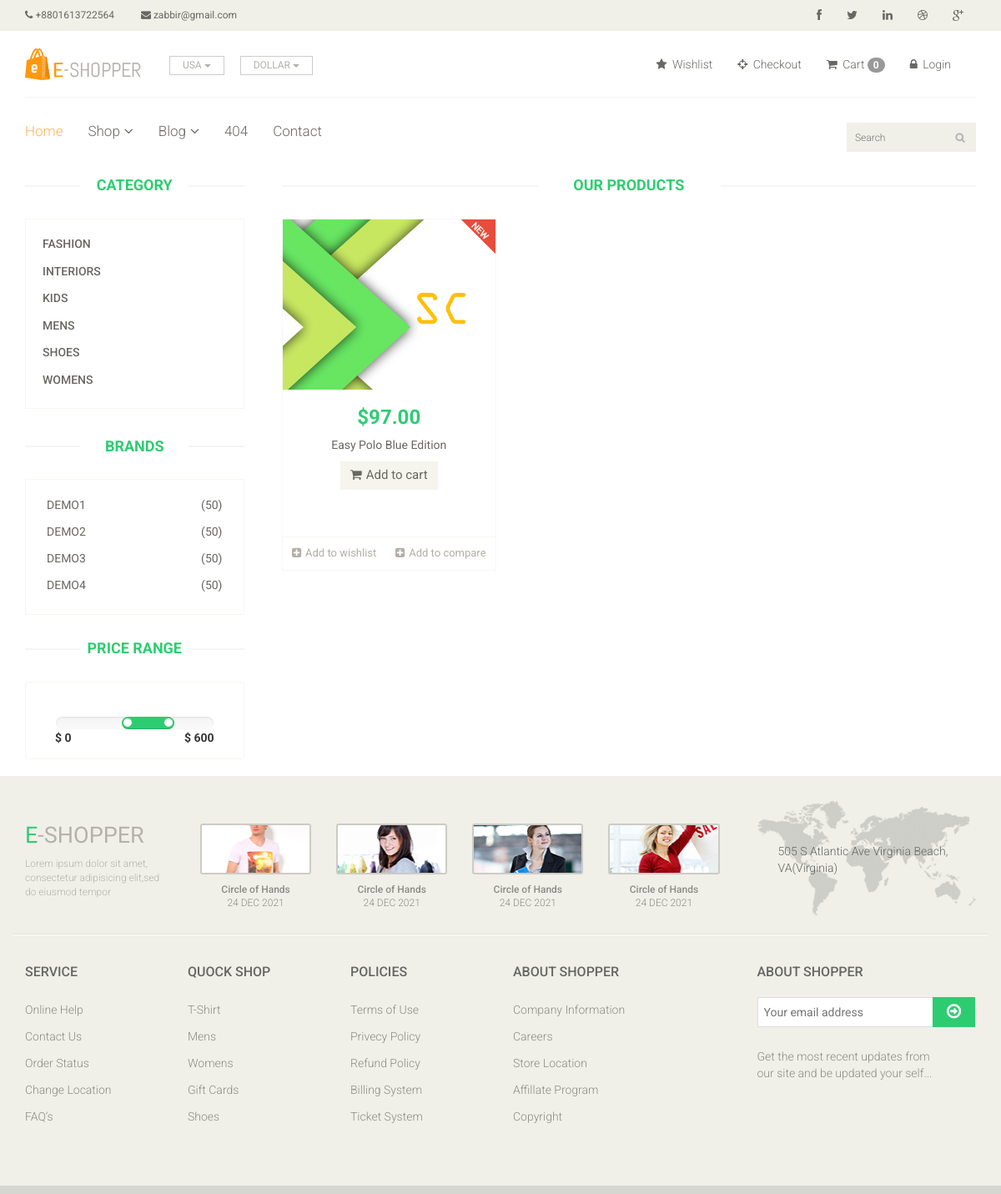
/productby-brand.php?products_by_brand=9&show_products, run on the app's committed database.
### tables this page shows
CREATE TABLE `category_table` (
  `categoryId` int(11) NOT NULL,
  `category` varchar(55) NOT NULL
);

CREATE TABLE `brand_table` (
  `brandId` int(11) NOT NULL,
  `brandName` varchar(55) NOT NULL
);

CREATE TABLE `products_table` (
  `productId` int(11) NOT NULL,
  `productName` varchar(55) NOT NULL,
  `brandId` int(11) NOT NULL,
  `categoryId` int(11) NOT NULL,
  `price` float(11,2) NOT NULL,
  `products_details` varchar(255) NOT NULL,
  `image` varchar(55) NOT NULL,
  `productCode` varchar(55) NOT NULL,
  `type` int(11) NOT NULL,
  `postTime` datetime NOT NULL DEFAULT current_timestamp() ON UPDATE current_timestamp(),
  `author` varchar(55) NOT NULL
);

### libs/Database.php (called while the page is built, shortened)
<?php
class Database{
    public $host   = DB_HOST;
    public $user   = DB_USER;
    public $pass   = DB_PASS;
    public $dbname = DB_NAME;
    public $link;
    public function dbConnect(){
        $this->link = new mysqli($this->host, $this->user, $this->pass, $this->dbname);
    }
    public function readData($query){
        $result = $this->link->query($query) or die($this->link->error.__LINE__);
        if($result->num_rows > 0){
            return $result;
        }
        else {
            return false;
        }
    }
}
?>

### libs/Category.php (called while the page is built, shortened)
<?php
class Category{
	private $db;
 	public function __construct(){
 		$this->db = new Database();
 	}
 	public function getAllCat(){
 		$query = "SELECT * FROM category_table ORDER BY category ASC";
 		$result = $this->db->readData($query);
 		return $result;
 	}
}
?>

### libs/Brand.php (called while the page is built, shortened)
<?php
class Brand{
	private $db;
 	public function __construct(){
 		$this->db = new Database();
 	}
 	public function getAllBrand(){
 		$query = "SELECT * FROM brand_table ORDER BY brandId ASC";
 		$result = $this->db->readData($query);
 		return $result;
 	}
}
?>

### libs/Products.php (called while the page is built, shortened)
<?php
class Products{
	private $db;
 	public function __construct(){
 		$this->db = new Database();
 	}
    public function showProductsByBrand($brandId){
        $query = "SELECT * FROM products_table WHERE brandId = '$brandId'";
        $result = $this->db->readData($query);
        return $result;
    }
}
?>

### productby-brand.php (the view, shortened to what this page needs)
<?php include "include/header.php" ?>
<?php
	if (!isset($_GET['products_by_brand']) OR $_GET['products_by_brand'] == NULL ) {
        echo "<script>window.location='index.php';</script>";
    }
    else{
    	$brandId = $_GET['products_by_brand'];
        $getProductByBrand  = $pro->showProductsByBrand($brandId);
        $msg = "<div class='alert alert-danger alert-dismissible' role='alert'><strong>Oppos! </strong>No Products Are Available in this Brand.<button type='button' class='close' data-dismiss='alert' aria-label='Close'><span aria-hidden='true'>&times;</span></button></div>";
    }
?>
	<section>
		<div class="container">
			<div class="row">
				<div class="col-sm-3">
					<?php include "include/sidebar.php" ?>
				</div>
				<div class="col-sm-9 padding-right">
					<div class="features_items">
						<h2 class="title text-center">Our Products</h2>
						<?php
							if ($getProductByBrand) {
								while ($productValue = $getProductByBrand->fetch_assoc()) {
						?>
						<div class="col-sm-4">
							<div class="product-image-wrapper">
								<div class="single-products">
									<div class="productinfo text-center">
										<img src="admin/<?php echo $productValue['image']; ?>" alt="" />
										<h2>$<?php echo $productValue['price']; ?></h2>
										<a href="product-details.php?single_product_details=<?php echo $productValue['productId']; ?>">
											<p><?php echo $productValue['productName']; ?></p>
										</a>
										<a href="product-details.php?single_product_details=<?php echo $productValue['productId']; ?>&add-to-cart" class="btn btn-default add-to-cart"><i class="fa fa-shopping-cart"></i>Add to cart</a>
									</div>
									<div class="product-overlay">
										<div class="overlay-content">
										</div>
									</div>
									<?php if ($productValue['type'] == 0 ) {
									?>
									<img src="images/home/new.png" class="new" alt="" />
								<?php } ?>
								</div>
								<div class="choose">
									<ul class="nav nav-pills nav-justified">
										<li><a href="#"><i class="fa fa-plus-square"></i>Add to wishlist</a></li>
										<li><a href="#"><i class="fa fa-plus-square"></i>Add to compare</a></li>
									</ul>
								</div>
							</div>
						</div>
						<?php } } else{ echo $msg;} ?>
					</div>
				</div>
			</div>
		</div>
	</section>
<?php include "include/footer.php" ?>

### include/sidebar.php (shortened to what this page needs)
<div class="left-sidebar">
	<h2>Category</h2>
	<div class="panel-group category-products" id="accordian">
		<?php
			$getCategory = $cat->getAllCat();
			if ($getCategory) {
				while ($value = $getCategory->fetch_assoc()) {
        ?>
		<div class="panel panel-default">
			<div class="panel-heading">
				<h4 class="panel-title"><a href="productby-category.php?products_by_category=<?php echo $value['categoryId']; ?>&show_products"><?php echo $value['category']; ?></a></h4>
			</div>
		</div>
	<?php } } ?>
	</div>
	<div class="brands_products">
		<h2>Brands</h2>
		<div class="brands-name">
			<ul class="nav nav-pills nav-stacked">
				<?php
                    $showBrand = $brand->getAllBrand();
                    if ($showBrand) {
                        while ($brandValue = $showBrand->fetch_assoc()) {
                ?>
				<li><a href="productby-brand.php?products_by_brand=<?php echo $brandValue['brandId']; ?>&show_products"> <span class="pull-right">(50)</span><?php echo $brandValue['brandName']; ?></a></li>
				<?php } }else{ ?>
				<li><a href="#"> <span class="pull-right">(0)</span>No Brand</a></li>
				<?php } ?>
			</ul>
		</div>
	</div>
	<div class="price-range">
		<h2>Price Range</h2>
		<div class="well text-center">
			 <input type="text" class="span2" value="" data-slider-min="0" data-slider-max="600" data-slider-step="5" data-slider-value="[250,450]" id="sl2" ><br />
			 <b class="pull-left">$ 0</b> <b class="pull-right">$ 600</b>
		</div>
	</div>
</div>

### css/main.css (style rules this page uses)
body { font-family: 'Roboto', sans-serif; background:; position: relative; font-weight:400px; }
ul li { list-style: none; }
a { -webkit-transition: 300ms; -moz-transition: 300ms; -o-transition: 300ms; transition: 300ms; }
h1, h2, h3, h4, h5, h6 { font-family: 'Roboto', sans-serif; }
.category-products { border: 1px solid #F7F7F0; margin-bottom: 35px; padding-bottom: 20px; padding-top: 15px; }
.left-sidebar h2, .brands_products h2 { color: #2ecc71; font-family: 'Roboto', sans-serif; font-size: 18px; font-weight: 700; margin: 0 auto 30px; text-align: center; text-transform: uppercase; position: relative; z-index:3; }
.left-sidebar h2:after, h2.title:after { content: " "; position: absolute; border: 1px solid #f5f5f5; bottom:8px; left: 0; width: 100%; height: 0; z-index: -2; }
.left-sidebar h2:before { content: " "; position: absolute; background: #fff; bottom: -6px; width: 130px; height: 30px; z-index: -1; left: 50%; margin-left: -65px; }
h2.title:before { content: " "; position: absolute; background: #fff; bottom: -6px; width: 220px; height: 30px; z-index: -1; left: 50%; margin-left: -110px; }
.category-products .panel { background-color: #FFFFFF; border: 0px; border-radius: 0px; box-shadow:none; margin-bottom: 0px; }
.category-products .panel-default .panel-heading { background-color: #FFFFFF; border: 0 none; color: #FFFFFF; padding: 5px 20px; }
.category-products .panel-default .panel-heading .panel-title a { color: #696763; font-family: 'Roboto', sans-serif; font-size: 14px; text-decoration: none; text-transform: uppercase; }
.brands-name { border: 1px solid #F7F7F0; padding-bottom: 20px; padding-top: 15px; }
.brands-name .nav-stacked li a { background-color: #FFFFFF; color: #696763; font-family: 'Roboto', sans-serif; font-size: 14px; padding: 5px 25px; text-decoration: none; text-transform: uppercase; }
.price-range { margin-top:30px; }
.well { background-color: #FFFFFF; border: 1px solid #F7F7F0; border-radius: 4px; box-shadow: none; margin-bottom: 20px; min-height: 20px; padding: 35px; }
.padding-right { padding-right: 0; }
.features_items { overflow:hidden; }
h2.title { color: #2ecc71; font-family: 'Roboto', sans-serif; font-size: 18px; font-weight: 700; margin: 0 15px; text-transform: uppercase; margin-bottom: 30px; position: relative; }
.product-image-wrapper { border:1px solid #F7F7F5; overflow: hidden; margin-bottom:30px; }
.single-products { position: relative; }
.new, .sale { position: absolute; top: 0; right: 0; }
.productinfo h2 { color: #2ecc71; font-family: 'Roboto', sans-serif; font-size: 24px; font-weight: 700; }
.productinfo p { font-family: 'Roboto', sans-serif; font-size: 14px; font-weight: 400; color: #696763; }
.productinfo img { width: 100%; }
.productinfo { position:relative; height: 380px; }
.product-overlay { background:#2ecc71; top: 0; display: none; height: 0; position: absolute; transition: height 500ms ease 0s; width: 100%; display: block; opacity:; }
.product-overlay .overlay-content { bottom: 0; position: absolute; bottom: 0; text-align: center; width: 100%; }
.add-to-cart { background:#F5F5ED; border: 0 none; border-radius: 0; color: #696763; font-family: 'Roboto', sans-serif; font-size: 15px; margin-bottom: 25px; }
.add-to-cart i { margin-right:5px; }
.choose { border-top: 1px solid #F7F7F0; }
.choose ul li a { color: #B3AFA8; font-family: 'Roboto', sans-serif; font-size: 13px; padding-left: 0; padding-right: 0; }
.choose ul li a i { margin-right:5px; }

### data on the page
category_table: category "FASHION"
category_table: category "INTERIORS"
category_table: category "KIDS"
category_table: category "MENS"
category_table: category "SHOES"
category_table: category "WOMENS"
brand_table: brandName "DEMO1"
brand_table: brandName "DEMO2"
brand_table: brandName "DEMO3"
brand_table: brandName "DEMO4"
products_table: image (picture), price "97.00", productName "Easy Polo Blue Edition", type 0 (drawn)
